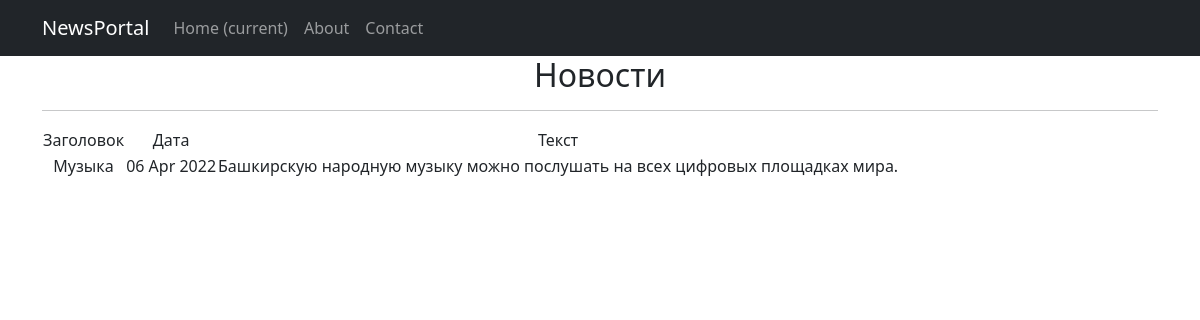
Screenshot of /news/3 with the database file from the repository.
### portal/models.py (models this page shows, shortened)
class Post(models.Model):
    article = 'a'
    news = 'n'
    POST_TYPE = [
        (article, "Статья"),
        (news, "Новость")
    ]
    author = models.ForeignKey(Author, on_delete = models.CASCADE)
    post_type = models.CharField(max_length = 1, choices = POST_TYPE, default = article)
    created = models.DateTimeField(auto_now_add = True)
    cats = models.ManyToManyField(Category, through = 'PostCategory')
    title = models.CharField(max_length = 255)
    text = models.TextField()
    rating = models.IntegerField(default = 0)

### portal/views.py (the view)
# urls.py: path('<int:pk>', PostsDetail.as_view())]
class PostsDetail(DetailView):
    model = Post  # модель всё та же, но мы хотим получать детали конкретно отдельного товара
    template_name = 'post.html'  # название шаблона будет product.html
    context_object_name = 'post'

### portal/templatetags/my_filter.py (called while the page is built)
@register.filter()
def censor(value):
   return f'{value}'

### templates/post.html (shortened to what this page needs)
{% extends 'flatpages/default.html' %}
{% load my_filter %}
{% block content %}
    <h2>Новости</h2>
    <hr>
        <table>
            <tr>
                <td>
                    Заголовок
                </td>
                <td>
                    Дата
                </td>
                <td>
                    Текст
                </td>
            </tr>
            <tr>
                <td>
                    {{ post.title|censor }}
                </td>
                <td>
                    {{ post.created|date:'d M Y '}}
                </td>
                <td>
                    {{ post.text|censor}}
                </td>
            </tr>
        </table>
{% endblock content %}

### rows the page displays
Post: title|censor "Музыка", created "06 Apr 2022", text|censor "Башкирскую народную музыку можно послушать на всех цифровых площадках мира."
